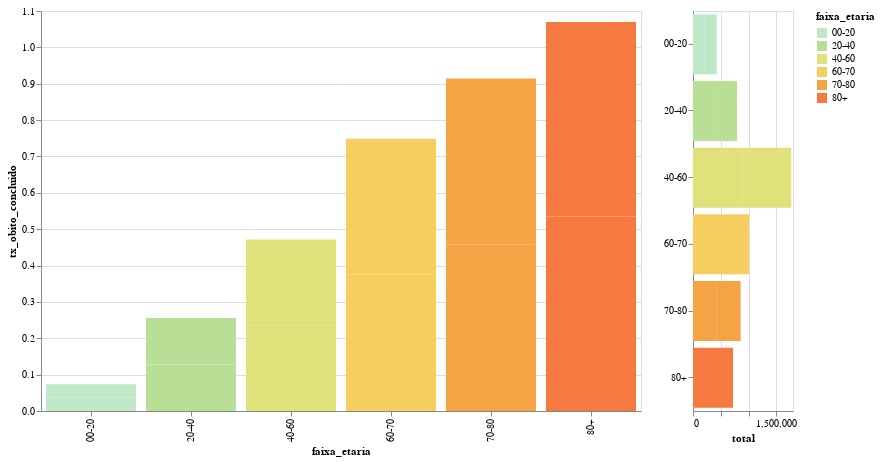

The code cell stored with this chart in its notebook:
### Markdown cell above
## Faixa Etária
[Topo](/covid/srag/letalidade/2021/04/13/letalidade-srag.html#)

### Code cell
#hide_input

x_col = 'faixa_etaria'
cat_col = 'faixa_etaria'
sel_cols=[]
selection_dict = {}
# selection_dict['UF_RES'] = ' != "nd"'
dataFrame2Chart(df_srag,x_col,cat_col,sel_cols,selection_dict,total=[1],mark_type='bar',stack='')

### Figure 1 — Vega-Lite specification as saved in the notebook (floating-point values rounded to 4 significant figures)
{"config": {"view": {"continuousWidth": 400, "continuousHeight": 300}}, "concat": [{"mark": "bar", "encoding": {"color": {"type": "nominal", "field": "faixa_etaria", "scale": {"scheme": "lightmulti"}}, "opacity": {"condition": {"value": 1.0, "selection": "selector001"}, "value": 0.1}, "tooltip": [{"type": "nominal", "field": "faixa_etaria"}, {"type": "nominal", "field": "_faixa_etaria"}, {"type": "quantitative", "field": "cura"}, {"type": "quantitative", "field": "ignorado"}, {"type": "quantitative", "field": "nd"}, {"type": "quantitative", "field": "obito"}, {"type": "quantitative", "field": "obito_outras_causas"}, {"type": "quantitative", "field": "total"}, {"type": "quantitative", "field": "tx_obito_andamento"}, {"type": "quantitative", "field": "tx_obito_concluido"}], "x": {"type": "nominal", "field": "faixa_etaria"}, "y": {"type": "quantitative", "field": "tx_obito_concluido"}}, "height": 400, "selection": {"selector001": {"type": "multi", "empty": "all", "fields": ["faixa_etaria"], "bind": "legend"}}, "width": 600}, {"mark": "bar", "encoding": {"color": {"condition": {"type": "nominal", "field": "faixa_etaria", "scale": {"scheme": "lightmulti"}, "selection": "selector001"}, "value": "lightgrey"}, "x": {"type": "quantitative", "field": "total"}, "y": {"type": "ordinal", "field": "faixa_etaria", "title": null}}, "height": 400, "selection": {"selector001": {"type": "multi", "empty": "all", "fields": ["faixa_etaria"], "bind": "legend"}}, "width": 100}], "data": {"name": "data-9034281f819574e8e4a6cdbd77621a1d"}, "$schema": "https://vega.github.io/schema/vega-lite/v4.8.1.json", "datasets": {"data-9034281f819574e8e4a6cdbd77621a1d": [{"faixa_etaria": "00-20", "_faixa_etaria": "00-20", "cura": 158107, "ignorado": 8203, "nd": 40092, "obito": 6011, "obito_outras_causas": 1061, "total": 213474, "tx_obito_andamento": 0.02816, "tx_obito_concluido": 0.03663}, {"faixa_etaria": "20-40", "_faixa_etaria": "20-40", "cura": 284627, "ignorado": 11731, "nd": 56508, "obito": 41724, "obito_outras_causas": 2157, "total": 396747, "tx_obito_andamento": 0.1052, "tx_obito_concluido": 0.1279}, {"faixa_etaria": "40-60", "_faixa_etaria": "40-60", "cura": 567744, "ignorado": 23903, "nd": 111419, "obito": 175054, "obito_outras_causas": 6280, "total": 884400, "tx_obito_andamento": 0.1979, "tx_obito_concluido": 0.2357}, {"faixa_etaria": "60-70", "_faixa_etaria": "60-70", "cura": 267604, "ignorado": 12517, "nd": 57959, "obito": 160181, "obito_outras_causas": 6276, "total": 504537, "tx_obito_andamento": 0.3175, "tx_obito_concluido": 0.3744}, {"faixa_etaria": "70-80", "_faixa_etaria": "70-80", "cura": 197248, "ignorado": 9792, "nd": 48420, "obito": 166133, "obito_outras_causas": 7218, "total": 428811, "tx_obito_andamento": 0.3874, "tx_obito_concluido": 0.4572}, {"faixa_etaria": "80+", "_faixa_etaria": "80+", "cura": 142102, "ignorado": 7325, "nd": 38453, "obito": 163392, "obito_outras_causas": 8771, "total": 360043, "tx_obito_andamento": 0.4538, "tx_obito_concluido": 0.5348}, {"faixa_etaria": "00-20", "_faixa_etaria": "--TODOS--", "cura": 158107, "ignorado": 8203, "nd": 40092, "obito": 6011, "obito_outras_causas": 1061, "total": 213474, "tx_obito_andamento": 0.02816, "tx_obito_concluido": 0.03663}, {"faixa_etaria": "20-40", "_faixa_etaria": "--TODOS--", "cura": 284627, "ignorado": 11731, "nd": 56508, "obito": 41724, "obito_outras_causas": 2157, "total": 396747, "tx_obito_andamento": 0.1052, "tx_obito_concluido": 0.1279}, {"faixa_etaria": "40-60", "_faixa_etaria": "--TODOS--", "cura": 567744, "ignorado": 23903, "nd": 111419, "obito": 175054, "obito_outras_causas": 6280, "total": 884400, "tx_obito_andamento": 0.1979, "tx_obito_concluido": 0.2357}, {"faixa_etaria": "60-70", "_faixa_etaria": "--TODOS--", "cura": 267604, "ignorado": 12517, "nd": 57959, "obito": 160181, "obito_outras_causas": 6276, "total": 504537, "tx_obito_andamento": 0.3175, "tx_obito_concluido": 0.3744}, {"faixa_etaria": "70-80", "_faixa_etaria": "--TODOS--", "cura": 197248, "ignorado": 9792, "nd": 48420, "obito": 166133, "obito_outras_causas": 7218, "total": 428811, "tx_obito_andamento": 0.3874, "tx_obito_concluido": 0.4572}, {"faixa_etaria": "80+", "_faixa_etaria": "--TODOS--", "cura": 142102, "ignorado": 7325, "nd": 38453, "obito": 163392, "obito_outras_causas": 8771, "total": 360043, "tx_obito_andamento": 0.4538, "tx_obito_concluido": 0.5348}]}}
